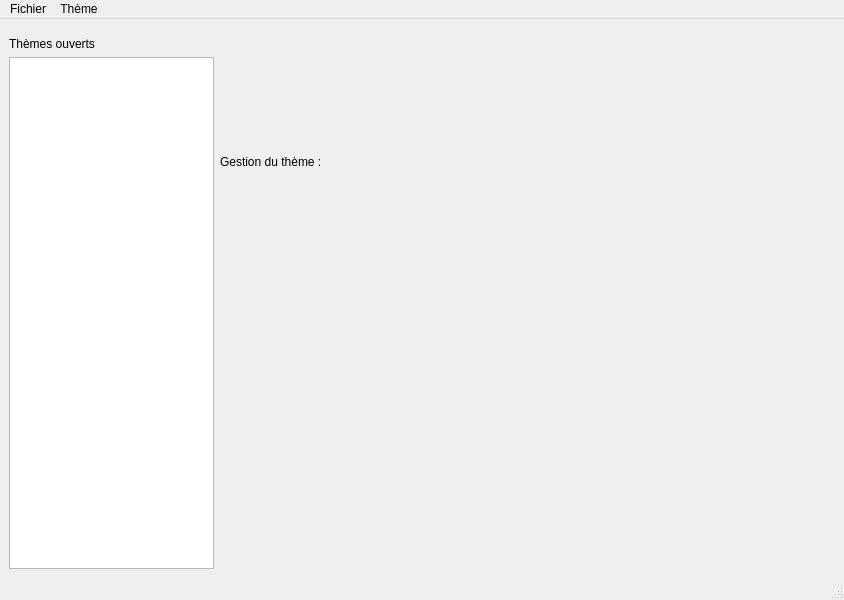
<?xml version="1.0" encoding="UTF-8"?>
<ui version="4.0">
 <class>MainWindow</class>
 <widget class="QMainWindow" name="MainWindow">
  <property name="geometry">
   <rect>
    <x>0</x>
    <y>0</y>
    <width>844</width>
    <height>600</height>
   </rect>
  </property>
  <property name="windowTitle">
   <string>MainWindow</string>
  </property>
  <widget class="QWidget" name="centralwidget">
   <layout class="QHBoxLayout" name="horizontalLayout_6" stretch="1,3">
    <item>
     <layout class="QVBoxLayout" name="verticalLayout_2">
      <property name="topMargin">
       <number>9</number>
      </property>
      <item>
       <widget class="QLabel" name="label">
        <property name="text">
         <string>Thèmes ouverts</string>
        </property>
       </widget>
      </item>
      <item>
       <widget class="QListWidget" name="openThemesList"/>
      </item>
     </layout>
    </item>
    <item>
     <layout class="QVBoxLayout" name="verticalLayout">
      <item>
       <widget class="QLabel" name="label_2">
        <property name="sizePolicy">
         <sizepolicy hsizetype="Preferred" vsizetype="Minimum">
          <horstretch>0</horstretch>
          <verstretch>0</verstretch>
         </sizepolicy>
        </property>
        <property name="text">
         <string>Gestion du thème : &lt;nom&gt;</string>
        </property>
       </widget>
      </item>
      <item>
       <widget class="ThemeEditor" name="widget" native="true"/>
      </item>
     </layout>
    </item>
   </layout>
  </widget>
  <widget class="QMenuBar" name="menuBar">
   <property name="geometry">
    <rect>
     <x>0</x>
     <y>0</y>
     <width>844</width>
     <height>21</height>
    </rect>
   </property>
   <widget class="QMenu" name="menuFichier">
    <property name="title">
     <string>Fichier</string>
    </property>
    <addaction name="actionImportFile"/>
    <addaction name="actionCalculateFileTheme"/>
    <addaction name="separator"/>
   </widget>
   <widget class="QMenu" name="menuTh_me">
    <property name="title">
     <string>Thème</string>
    </property>
    <addaction name="separator"/>
    <addaction name="actionCreateTheme"/>
    <addaction name="actionImportThemeURL"/>
    <addaction name="actionChargeRecentThemes"/>
    <addaction name="actionSaveAllThemes"/>
   </widget>
   <addaction name="menuFichier"/>
   <addaction name="menuTh_me"/>
  </widget>
  <widget class="QStatusBar" name="statusBar"/>
  <action name="actionImportFile">
   <property name="text">
    <string>Importer un fichier</string>
   </property>
  </action>
  <action name="actionCalculateFileTheme">
   <property name="text">
    <string>Calcul thème d'un fichier</string>
   </property>
  </action>
  <action name="actionCreateTheme">
   <property name="text">
    <string>Créer un thème</string>
   </property>
  </action>
  <action name="actionImportThemeURL">
   <property name="text">
    <string>Importer un thème par URL</string>
   </property>
  </action>
  <action name="actionChargeRecentThemes">
   <property name="text">
    <string>Charger les thèmes récents</string>
   </property>
  </action>
  <action name="actionSaveAllThemes">
   <property name="text">
    <string>Sauvegarder tous les thèmes</string>
   </property>
  </action>
 </widget>
 <customwidgets>
  <customwidget>
   <class>ThemeEditor</class>
   <extends>QWidget</extends>
   <header>include/Widgets/themeeditor.h</header>
   <container>1</container>
  </customwidget>
 </customwidgets>
 <resources/>
 <connections/>
</ui>
